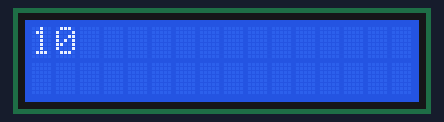
The sketch below on a simulated Arduino Uno, built with avr-gcc and run on an emulated ATmega328P. Parts: 16×2 character LCD.

Above: at 0.1 s.
At 4.1 s:
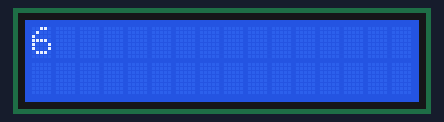
At 9.2 s:
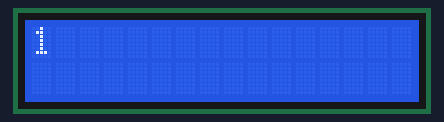
At 19.2 s:
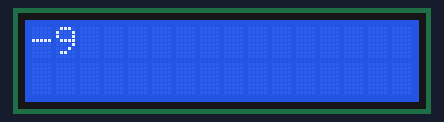
At 28.3 s:
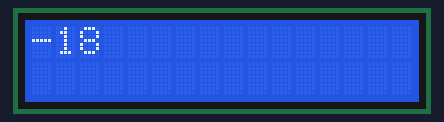
At 38.3 s:
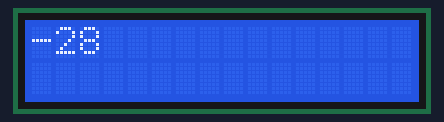

Measured:
- what the display in image 1 shows lasts 1.0 s, from 4.1 s to 5.1 s

The sketch:

LCD.ino
```cpp
#include <Wire.h>
#include <LiquidCrystal_I2C.h>

LiquidCrystal_I2C lcd(0x27, 16, 2); // Ukuran baris (16) dan kolom (2) LCD
int counter = 11;

void setup() {
  lcd.init();
  lcd.backlight();
  lcd.setCursor(0, 0);
}


void loop() {
  counter--;
  lcd.print(counter);
  delay(1000);
  lcd.clear();
  if (counter == 0){
      lcd.clear();
  }
}
```
